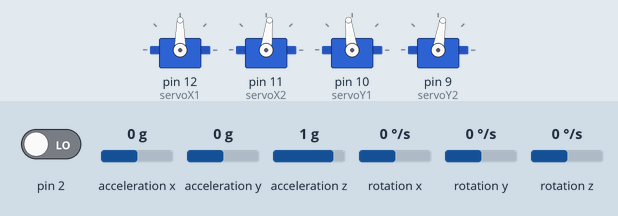
A sketch run on a simulated Arduino Uno, built with avr-gcc and run on an emulated ATmega328P. Shown: 4 × servo. Inputs (shaded band) come from the test bench; at power-on: pin 2 LOW, acceleration x 0 g, acceleration y 0 g, acceleration z 1 g, rotation x 0 °/s, rotation y 0 °/s, rotation z 0 °/s. The sensor or clock chip raises its interrupt line as the real part does; what the sketch prints to the serial monitor is not drawn.

Above: at 5.6 s.
Timing chart, 0 to 7.1 s (numbered marks = the images above):
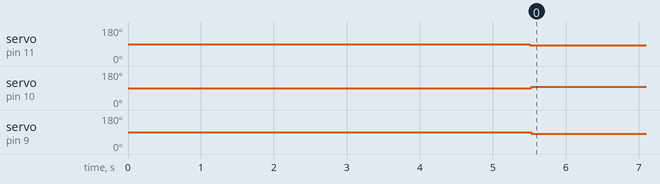

The sketch:

RocketFULL.ino
```cpp
#include <Wire.h>

#include <Servo.h>

#include "I2Cdev.h"

#include "MPU6050_6Axis_MotionApps20.h"
#if I2CDEV_IMPLEMENTATION == I2CDEV_ARDUINO_WIRE
    #include "Wire.h"
#endif

MPU6050 mpu;

#define OUTPUT_READABLE_YAWPITCHROLL


bool blinkState = false;

// MPU control/status vars
bool dmpReady = false;  // set true if DMP init was successful
uint8_t mpuIntStatus;   // holds actual interrupt status byte from MPU
uint8_t devStatus;      // return status after each device operation (0 = success, !0 = error)
uint16_t packetSize;    // expected DMP packet size (default is 42 bytes)
uint16_t fifoCount;     // count of all bytes currently in FIFO
uint8_t fifoBuffer[64]; // FIFO storage buffer

// orientation/motion vars
Quaternion q;           // [w, x, y, z]         quaternion container
VectorInt16 aa;         // [x, y, z]            accel sensor measurements
VectorInt16 aaReal;     // [x, y, z]            gravity-free accel sensor measurements
VectorInt16 aaWorld;    // [x, y, z]            world-frame accel sensor measurements
VectorFloat gravity;    // [x, y, z]            gravity vector
float euler[3];         // [psi, theta, phi]    Euler angle container
float ypr[3];           // [yaw, pitch, roll]   yaw/pitch/roll container and gravity vector

uint8_t teapotPacket[14] = { '$', 0x02, 0,0, 0,0, 0,0, 0,0, 0x00, 0x00, '\r', '\n' };


volatile bool mpuInterrupt = false;     // indicates whether MPU interrupt pin has gone high
void dmpDataReady() {
    mpuInterrupt = true;
}

//MY VARIABLES
const int timeDelay = 5;

boolean once = true;

Servo servoX1;
Servo servoX2;
Servo servoY1;
Servo servoY2;

int rollAmount;
int pitchAmount;
int yawAmount;

int offset[4] = {-9, 7, -7, 0}; //Pins 9, 10, 11, 12

void setup() {

    servoX1.attach(12);
    servoX2.attach(11);
    servoY1.attach(10);
    servoY2.attach(9);

    // join I2C bus (I2Cdev library doesn't do this automatically)
    #if I2CDEV_IMPLEMENTATION == I2CDEV_ARDUINO_WIRE
        Wire.begin();
        TWBR = 24; // 400kHz I2C clock (200kHz if CPU is 8MHz)
    #elif I2CDEV_IMPLEMENTATION == I2CDEV_BUILTIN_FASTWIRE
        Fastwire::setup(400, true);
    #endif

    // initialize serial communication
    Serial.begin(115200);
    while (!Serial); // wait for Leonardo enumeration, others continue immediately

    // initialize device
    Serial.println(F("Initializing I2C devices..."));
    mpu.initialize();

    // verify connection
    Serial.println(F("Testing device connections..."));
    Serial.println(mpu.testConnection() ? F("MPU6050 connection successful") : F("MPU6050 connection failed"));

    //5 SECOND DELAY
    for(int i = timeDelay; i >= 1; i--){
      Serial.print(i);
      Serial.println("...");
      delay(1000);
    }


    // load and configure the DMP
    Serial.println(F("Initializing DMP..."));
    devStatus = mpu.dmpInitialize();

    // supply your own gyro offsets here, scaled for min sensitivity
    mpu.setXGyroOffset(220);
    mpu.setYGyroOffset(76);
    mpu.setZGyroOffset(-85);
    mpu.setZAccelOffset(1788); // 1688 factory default for my test chip

    // make sure it worked (returns 0 if so)
    if (devStatus == 0) {
        // turn on the DMP, now that it's ready
        Serial.println(F("Enabling DMP..."));
        mpu.setDMPEnabled(true);

        // enable Arduino interrupt detection
        Serial.println(F("Enabling interrupt detection (Arduino external interrupt 0)..."));
        attachInterrupt(0, dmpDataReady, RISING);
        mpuIntStatus = mpu.getIntStatus();

        // set our DMP Ready flag so the main loop() function knows it's okay to use it
        Serial.println(F("DMP ready! Waiting for first interrupt..."));
        dmpReady = true;

        // get expected DMP packet size for later comparison
        packetSize = mpu.dmpGetFIFOPacketSize();
    } else {
        // ERROR!
        // 1 = initial memory load failed
        // 2 = DMP configuration updates failed
        // (if it's going to break, usually the code will be 1)
        Serial.print(F("DMP Initialization failed (code "));
        Serial.print(devStatus);
        Serial.println(F(")"));
    }
}


void loop() {
    // if programming failed, don't try to do anything
    if (!dmpReady) return;

    // wait for MPU interrupt or extra packet(s) available
    while (!mpuInterrupt && fifoCount < packetSize) {
        /*if(once){
          gyroOffset[0] = rollAmount;
          gyroOffset[1] = pitchAmount);
          once = false;
          Serial.println("GYRO OFFSETS SET...");
          delay(1000);
        }*/


        //180 - (rollAmount + 90 + pitchAmount)

        servoX1.write((rollAmount * 0.8 + 90) + offset[3] - yawAmount);
        servoX2.write((90 - 0.8 * rollAmount) + offset[2] - yawAmount);

        servoY1.write((pitchAmount * 0.8 + 90) + offset[1] - yawAmount);
        servoY2.write((90 - 0.8 * pitchAmount) + offset[0] - yawAmount);


    }

    mpuInterrupt = false;
    mpuIntStatus = mpu.getIntStatus();

    fifoCount = mpu.getFIFOCount();

    // check for overflow (this should never happen unless our code is too inefficient)
    if ((mpuIntStatus & 0x10) || fifoCount == 1024) {
        // reset so we can continue cleanly
        mpu.resetFIFO();
        Serial.println(F("FIFO overflow!"));

    // otherwise, check for DMP data ready interrupt (this should happen frequently)
    } else if (mpuIntStatus & 0x02) {
        // wait for correct available data length, should be a VERY short wait
        while (fifoCount < packetSize) fifoCount = mpu.getFIFOCount();

        // read a packet from FIFO
        mpu.getFIFOBytes(fifoBuffer, packetSize);

        // track FIFO count here in case there is > 1 packet available
        // (this lets us immediately read more without waiting for an interrupt)
        fifoCount -= packetSize;

        #ifdef OUTPUT_READABLE_QUATERNION
            // display quaternion values in easy matrix form: w x y z
            mpu.dmpGetQuaternion(&q, fifoBuffer);
        #endif

        #ifdef OUTPUT_READABLE_EULER
            // display Euler angles in degrees
            mpu.dmpGetQuaternion(&q, fifoBuffer);
            mpu.dmpGetEuler(euler, &q);
        #endif

//IMPORTANT! THIS IS WHERE YPR IS PRINTED
        #ifdef OUTPUT_READABLE_YAWPITCHROLL
            // display Euler angles in degrees

            mpu.dmpGetQuaternion(&q, fifoBuffer);
            mpu.dmpGetGravity(&gravity, &q);
            mpu.dmpGetYawPitchRoll(ypr, &q, &gravity);
            Serial.print("ypr\t");
            Serial.print(ypr[0] * 180/M_PI);
            Serial.print("\t");
            Serial.print(ypr[1] * 180/M_PI);
            Serial.print("\t");
            Serial.println(ypr[2] * 180/M_PI);

            if((int)((ypr[0] * 180/M_PI)) < -15){
              yawAmount = -15;
            }else if((int)(ypr[0] * 180/M_PI) > 15){
              yawAmount = 15;
            }else{
              yawAmount = (int)(ypr[0] * 180/M_PI);
            }

            if((int)((ypr[1] * 180/M_PI)) < -19){
              pitchAmount = -19;
            }else if((int)(ypr[1] * 180/M_PI) > 19){
              pitchAmount = 19;
            }else{
              pitchAmount = (int)(ypr[1] * 180/M_PI);
            }

            if((int)((ypr[2] * 180/M_PI)) < -19){
              rollAmount = -19;
            }else if((int)(ypr[2] * 180/M_PI) > 19){
              rollAmount = 19;
            }else{
              rollAmount = (int)(ypr[2] * 180/M_PI);
            }
        #endif

     }
}
```

Measured:
- by itself, servo on pin 11 (servoX2): 90° → 83° at 5.5 s
- by itself, servo on pin 10 (servoY1): 90° → 97° at 5.5 s
- by itself, servo on pin 9 (servoY2): 90° → 81° at 5.5 s
